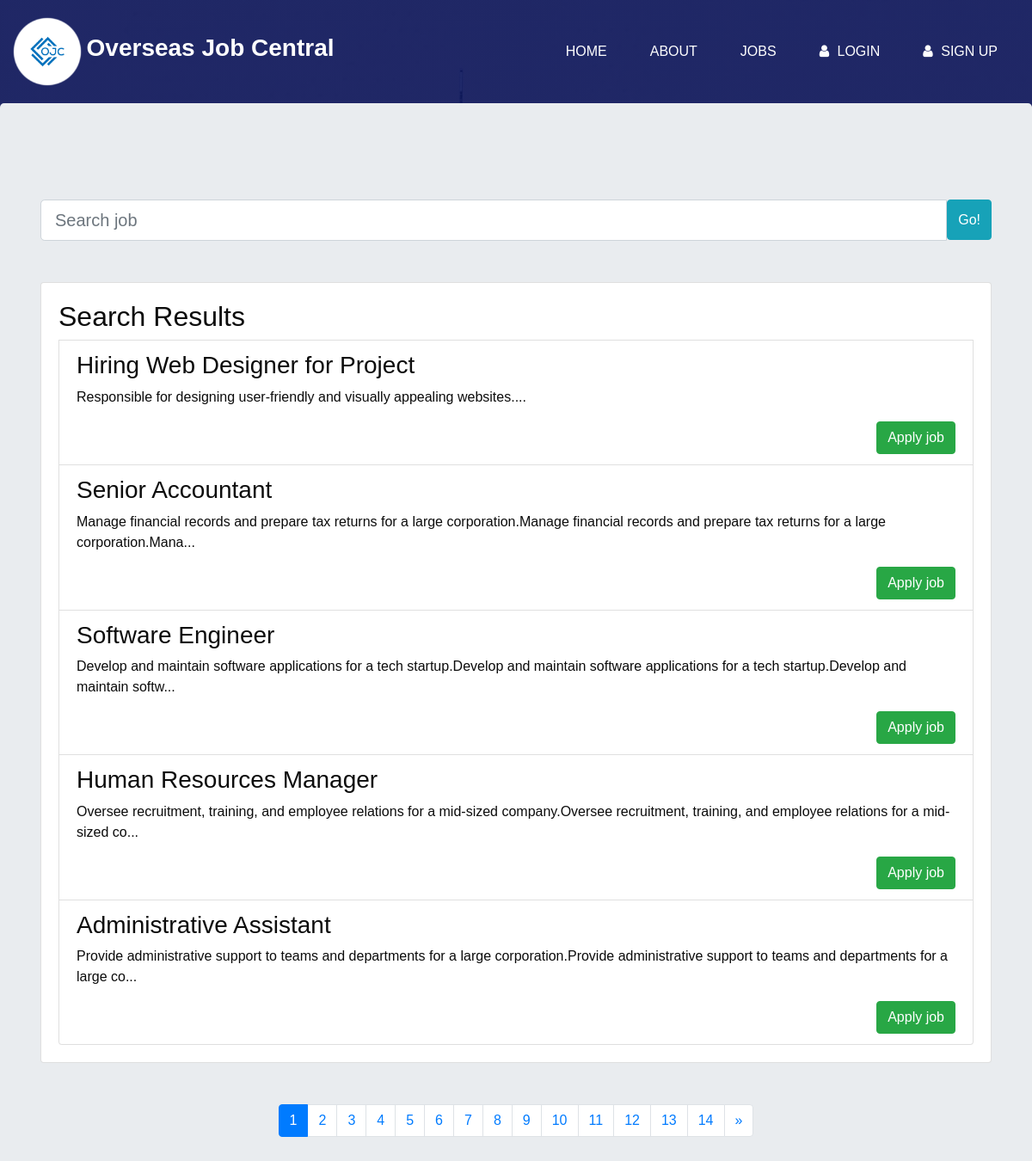
The page /jobs/search.php on the database its author committed.
### tables this page shows
CREATE TABLE `jobs` (
  `id` int(11) NOT NULL,
  `job_title` varchar(100) NOT NULL,
  `job_desc` text NOT NULL,
  `job_location` varchar(100) NOT NULL,
  `employer` varchar(50) NOT NULL,
  `company` varchar(100) NOT NULL,
  `status` int(10) DEFAULT NULL,
  `post_creator` varchar(50) NOT NULL,
  `post_updater` varchar(50) DEFAULT NULL,
  `post_deleter` varchar(50) DEFAULT NULL,
  `created_at` timestamp NOT NULL DEFAULT current_timestamp(),
  `updated_at` timestamp NULL DEFAULT NULL,
  `deleted_at` timestamp NULL DEFAULT NULL
);

### jobs/search.php (the view, shortened to what this page needs)
<?php
$db = new Database();
$conn = $db->getConnection();
$searchQuery = $_GET['q'];
$limit = 5;
$page = isset($_GET['page']) ? $_GET['page'] : 1;
$offset = ($page - 1) * $limit;
$sql = "SELECT * FROM jobs WHERE id = '$searchQuery' OR job_title LIKE '%$searchQuery%' LIMIT $offset, $limit";
$results = $conn->query($sql);
$sqlTotal = "SELECT COUNT(*) as total FROM jobs WHERE job_title LIKE '%$searchQuery%' ";
$resultTotal = $conn->query($sqlTotal);
$totalRows = $resultTotal->fetch_assoc()['total'];
$totalPages = ceil($totalRows / 5);
?>
<?php include '../includes/head.php'; ?>
<body style="background-image: linear-gradient(to right, #1f2766, #1f2766);">
<?php include '../includes/header.php'; ?>
<div class="jumbotron" style="margin-left: 0px;">
<section class="mt-5 mb-5">
  <div class="container">
    <div class="row">
      <div class="col-md-12">
        <div class="input-group input-group-lg">
          <input type="text" id="searchBar" class="form-control" placeholder="Search job">
          <span class="input-group-btn">
            <button id="searchBtn" type="button" class="btn btn-info" onclick="searchBar()">Go!</button>
          </span>
        </div>
      </div>
    </div>
  </div>
</section>
<section class="container">
  <div class="card">
    <div class="card-body">
      <h2>Search Results</h2>
      <ul class="list-group">
        <?php if ($results->num_rows > 0): ?>
          <?php while ($result = mysqli_fetch_array($results)): ?>
            <a href="detail.php?id=<?= $result['id']; ?>" class="job-listing-link">
            <li class="list-group-item">
                <h3><?= $result['job_title']; ?></h3>
                <p><?= substr($result['job_desc'], 0, 150); ?>...</p>
                <a href="#" class="btn btn-success float-right">Apply job</a>
            </li>
            </a>
          <?php endwhile; ?>
        <?php else: ?>
          <p>No search results found.</p>
        <?php endif; ?>
      </ul>
    </div>
  </div>
</section>
<section class="container mt-5">
  <nav aria-label="Page navigation">
    <ul class="pagination justify-content-center">
      <?php for ($i = 1; $i <= $totalPages; $i++): ?>
        <li class="page-item <?= $page == $i ? 'active' : ''; ?>">
          <a class="page-link" href="?q=<?= $searchQuery; ?>&page=<?= $i; ?>"><?= $i; ?></a>
        </li>
      <?php endfor; ?>
      <?php if ($page < $totalPages): ?>
        <li class="page-item">
          <a class="page-link" href="?q=<?= $searchQuery; ?>&page=<?= $page + 1; ?>" aria-label="Next">
            <span aria-hidden="true">&raquo;</span>
          </a>
        </li>
      <?php endif; ?>
    </ul>
  </nav>
</section>
</div>
</body>
</html>

### assets/css/style.css (style rules this page uses)
body { font-family: 'Poppins', sans-serif; color: #0c0c0c; background-color: #ffffff; overflow-x: hidden; }
a, a:hover, a:focus { text-decoration: none; }
.btn, .btn:focus { outline: none !important; -webkit-box-shadow: none; box-shadow: none; }
#searchBtn { height: calc(100% - 1px); }
.job-listing-link { display: block; width: 100%; height: 100%; text-decoration: none; color: inherit; }

### rows shown on the page
jobs: job_title "Hiring Web Designer for Project", job_desc "Responsible for designing user-friendly and visually appealing websites."
jobs: job_title "Senior Accountant", job_desc "Manage financial records and prepare tax returns for a large corporation.Manage financial records and prepare tax returns for a large corporation.Mana"
jobs: job_title "Software Engineer", job_desc "Develop and maintain software applications for a tech startup.Develop and maintain software applications for a tech startup.Develop and maintain softw"
jobs: job_title "Human Resources Manager", job_desc "Oversee recruitment, training, and employee relations for a mid-sized company.Oversee recruitment, training, and employee relations for a mid-sized co"
jobs: job_title "Administrative Assistant", job_desc "Provide administrative support to teams and departments for a large corporation.Provide administrative support to teams and departments for a large co"
